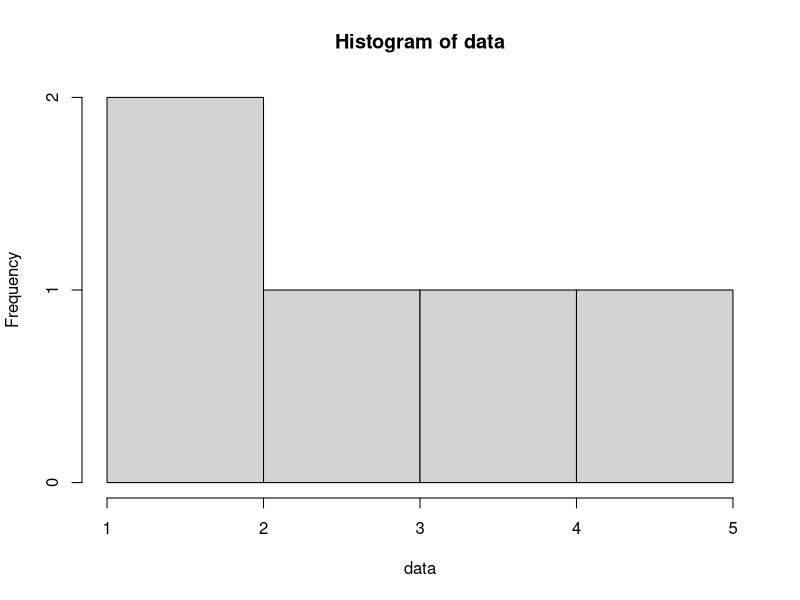
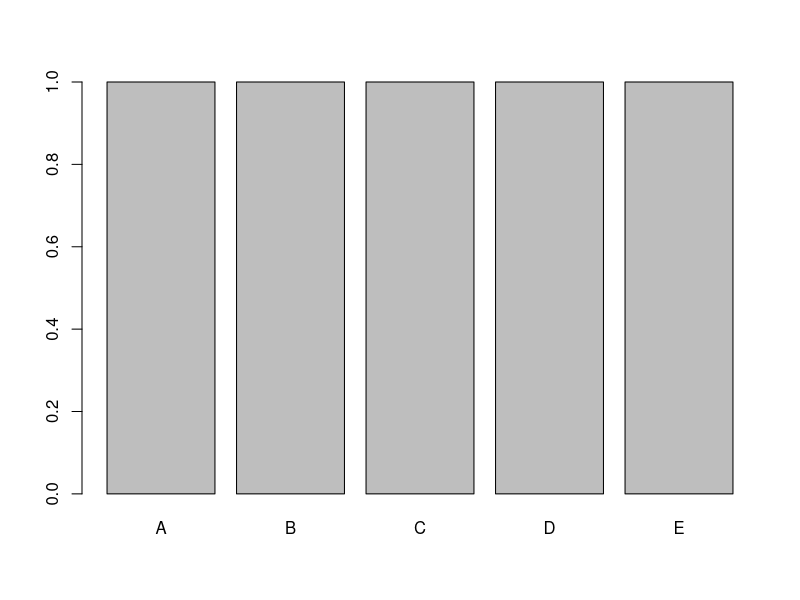

Here is the R script that generated these plots, in order:
# Create a histogram with missing values
data <- c(1, 2, 3, NA, 4, 5)
hist(data)
# Create a bar chart with missing values
data <- c("A", "B", "C", NA, "D", "E")
barplot(table(data))
# Calculate the mean with NAs in the data
data <- c(1, 2, NA, 4, 5)
mean_result <- mean(data, na.rm = TRUE)
# The result will be the mean of (1, 2, 4, 5), which is 3
# Calculate the sum with NAs in the data
data <- c(1, 2, NA, 4, 5)
sum_result <- sum(data, na.rm = TRUE)
# The result will be the sum of (1, 2, 4, 5), which is 12
